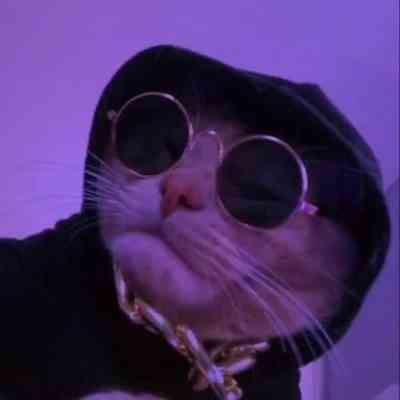
%> input picture image.jpg, 400 x 400 px
$ octave canais_rgb.m   (GNU Octave 9; MATLAB toolbox functions it lacks are replaced by stand-ins)
%> lines starting %> are read from the running program, lines starting %| are printed output that depends on the picture
clear all; % limpa todas as variáveis
close all; % fecha todos os arquivos abertos
clc; % limpa o console

% carrega a biblioteca image
pkg load image;

% carrega uma imagem
img = imread('image.jpg');
%> img is the input picture: size 400x400x3 uint8; mean R, G, B 72.1, 46.6, 103

% visualiza a imagem
figure
imshow(img);
title("Imagem original");

% mostra somente o canal R
figure
imshow(img(:, :, 1));
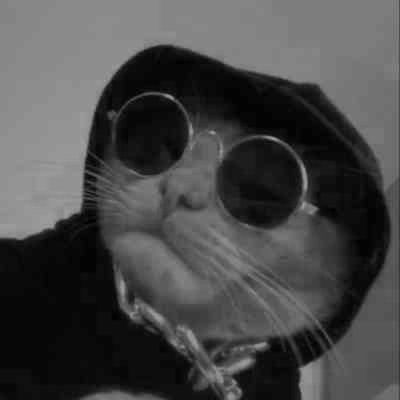
%> displayed picture: size 400x400, on the screen's scale of 0 to 255; min 0, max 166, mean 72.1
title("Canal R");

% mostra somente o canal G
figure
imshow(img(:, :, 2));
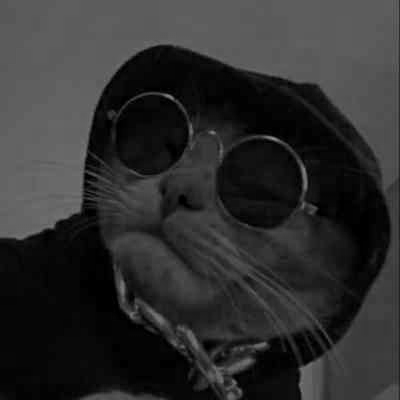
%> displayed picture: size 400x400, on the screen's scale of 0 to 255; min 0, max 151, mean 46.6
title("Canal G");

% mostra somente o canal B
figure
imshow(img(:, :, 3));
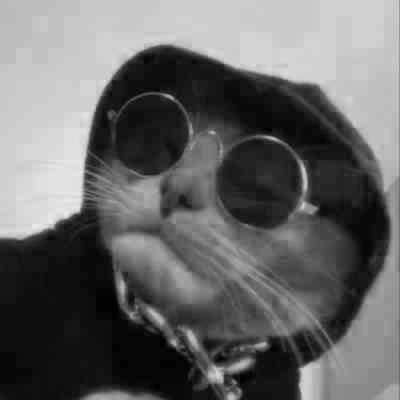
%> displayed picture: size 400x400, on the screen's scale of 0 to 255; min 0, max 237, mean 103
title("Canal B");
